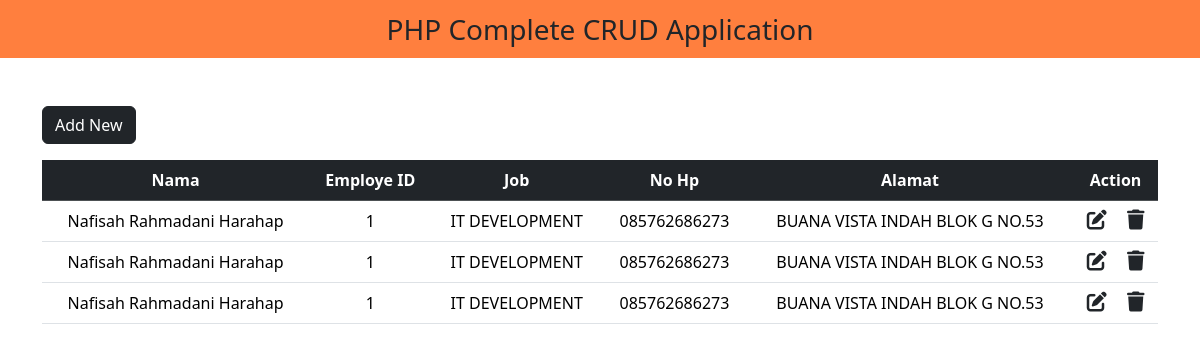
The page / on the database its author committed.
### tables this page shows
CREATE TABLE `mst_users` (
  `nama` varchar(50) NOT NULL,
  `employe_id` int(11) NOT NULL,
  `job` varchar(255) NOT NULL,
  `no_hp` char(13) NOT NULL,
  `alamat` varchar(255) NOT NULL
);

### index.php (the view, shortened to what this page needs)
<!DOCTYPE html>
<html lang="en">
<head>
    <link href="https://cdn.jsdelivr.net/npm/bootstrap@5.3.3/dist/css/bootstrap.min.css" rel="stylesheet">
    <link rel="stylesheet" href="path/to/font-awesome/css/font-awesome.min.css">
    <link rel="stylesheet" href="https://cdnjs.cloudflare.com/ajax/libs/font-awesome/6.0.0-beta3/css/all.min.css">
    </head>
    <body>
        <nav class="navbar navbar-light justify-content-center fs-3 mb-5"
            style="background-color: #FF7F3E;">
            PHP Complete CRUD Application
        </nav>
        <div class="container">
            <a href="add_new.php" class="btn btn-dark mb-3">Add New</a>
            <table class="table table-hover text-center">
                <thead class="table-dark">
                    <tr>
                        <th scope="col">Nama</th>
                        <th scope="col">Employe ID</th>
                        <th scope="col">Job</th>
                        <th scope="col">No Hp</th>
                        <th scope="col">Alamat</th>
                        <th scope="col">Action</th>
                    </tr>
                </thead>
            <tbody>
                <?php
                include "koneksi.php";
                $sql = "SELECT * FROM `mst_users`";
                $result = mysqli_query($conn, $sql);
                while ($row = mysqli_fetch_assoc($result)) {
                    ?>
                    <tr>
                    <td><?php echo $row ['nama'] ?></td>
                        <td><?php echo isset($row['employe_id']) ? $row['employe_id'] : 'N/A'; ?></td>
                        <td><?php echo isset($row['job']) ? $row['job'] : 'N/A'; ?></td>
                        <td><?php echo isset($row['no_hp']) ? $row['no_hp'] : 'N/A'; ?></td>
                        <td><?php echo isset($row['alamat']) ? $row['alamat'] : 'N/A'; ?></td>
                    <td>
                    <a href="edit.php" class="link-dark"><i class="fas fa-pen-to-square fs-5 me-3"></i></a>
                    <a href="delete.php" class="link-dark"><i class="fas fa-trash fs-5"></i></a>
                    </tr>
                    <?php
                }
                ?>
            </tbody>
        </table>
        </div>
    </body>
</html>

### rows shown on the page
mst_users: nama "Nafisah Rahmadani Harahap", employe "1", job "IT DEVELOPMENT", no_hp "085762686273", alamat "BUANA VISTA INDAH BLOK G NO.53"
mst_users: nama "Nafisah Rahmadani Harahap", employe "1", job "IT DEVELOPMENT", no_hp "085762686273", alamat "BUANA VISTA INDAH BLOK G NO.53"
mst_users: nama "Nafisah Rahmadani Harahap", employe "1", job "IT DEVELOPMENT", no_hp "085762686273", alamat "BUANA VISTA INDAH BLOK G NO.53"
